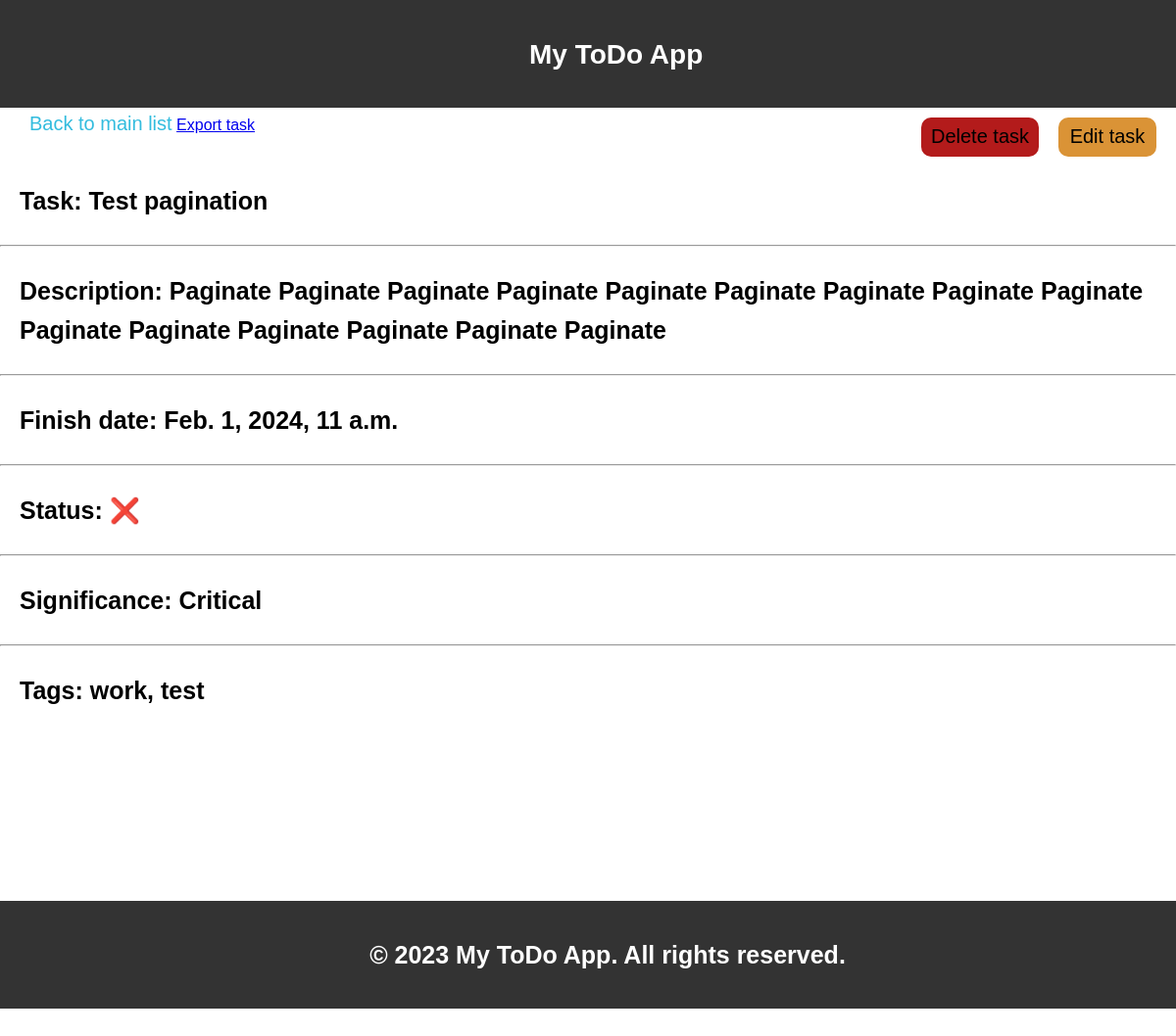
Screenshot of /about/8 with the database file from the repository.
### todolist/models.py (models this page shows, shortened)
class Task(models.Model):
    user = models.ForeignKey(User, on_delete=models.CASCADE, related_name='tasks', verbose_name='User')
    title = models.CharField(max_length=50, verbose_name='Title')
    slug = models.SlugField(max_length=50, unique=True, db_index=True, verbose_name='URL')
    description = models.TextField(verbose_name='Description')
    finish_date = models.DateTimeField(verbose_name='Date')
    finished = models.BooleanField(default=False, verbose_name='Finished')
    signif = models.ForeignKey('Importance', on_delete=models.PROTECT, null=True,
                               verbose_name='Importance')
    tag = TaggableManager()
    class Meta:
        ordering = [ 'signif','finished', 'title', '-finish_date']

class Importance(models.Model):
    class ImportantTypes(models.TextChoices):
        LOW = 'Low'
        MEDIUM = 'Medium'
        HIGH = 'High'
        CRITICAL = 'Critical'
    sygnif = models.CharField(max_length=100, db_index=True, verbose_name='Importance')
    importance = models.CharField(max_length=20, choices=ImportantTypes.choices, default=ImportantTypes.LOW)
    def __str__(self):
        return self.importance

### todolist/views.py (the view)
# urls.py: path('about/<int:task_id>', views.about, name='task_detail'),
def about(request, task_id):
    title = 'About task'
    task = get_object_or_404(Task, id=task_id)
    return render(request, 'todolist/detail.html', {'task':task,
                                                    'title':title})

### todolist/templates/todolist/detail.html (shortened to what this page needs)
{% extends "todolist/base.html" %}
{% block content %}
    <div class="menu-tools">
        <a href="{%url 'todolist:home' %}" class="link-home">Back to main list</a>
        <a href="{% url 'todolist:export' task.id %}">Export task</a>
        <div class="edit">
            <a href="{% url 'todolist:edit_task' task.id %}">Edit task</a>
        </div>
        <div class="delete">
            <a href="{% url 'todolist:delete_task' task.id %}">Delete task</a>
        </div>
    </div>
    <p>Task: {{task.title }}</p>
    <hr/>
    <p>Description: {{task.description}}</p>
    <hr/>
    <p>Finish date: {{task.finish_date}}</p>
    <hr/>
    <p>Status:
        {% if task.finished%}
            ✅
        {%else %}
            ❌
        {%endif%}
    </p>
    <hr/>
    <p>Significance: {{task.signif}}</p>
    <hr/>
    <p>Tags: {{task.tag.all|join:", "}}</p>
{% endblock %}

### todolist/static/todolist/css/style.css (style rules this page uses)
html { height: 150%; }
body { font-family: Arial, sans-serif; line-height: 1.6; margin: 0; padding: 0; height: 100%; overflow-x: hidden; }
.edit { background-color: rgb(218, 147, 54); width: 100px; height: 40px; margin-top: 10px; border-radius: 10px; text-align: center; }
.delete { background-color: rgb(179, 27, 27); width: 120px; height: 40px; margin-top: 10px; border-radius: 10px; text-align: center; }
.edit, .delete { float: right; margin-right: 20px; display: block; }
.delete>a, .edit>a { text-decoration: none; color: #000; font-size: 20px; padding-top: 3px; display: block; }
.menu-tools { height: 50px; }

### todolist/templates/todolist/detail.html (style rules this page uses)
p { font-size: 25px; margin-left: 20px; font-weight: bold; }
.link-home { margin-left: 30px; color: #33bcde; text-decoration: none; font-size: 20px; }

### rows the page displays
Task: title "Test pagination", description "Paginate Paginate Paginate Paginate Paginate Paginate Paginate Paginate Paginate Paginate Paginate Paginate Paginate Paginate Paginate", finish_date "Feb. 1, 2024, 11 a.m.", signif "Critical", tag.all "work, test"
